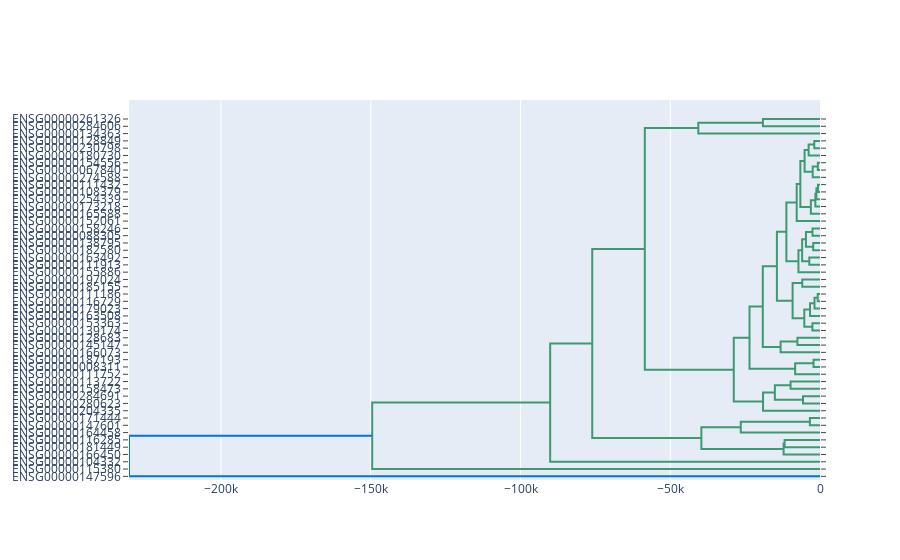

Source (notebook cell):
### Code cell
dendro_side

### Figure 1 — Plotly figure (JSON) as saved in the notebook; plotly's stock layout.template omitted (floating-point values rounded to 4 significant figures)
{"data": [{"hoverinfo": "text", "marker": {"color": "rgb(61,153,112)"}, "mode": "lines", "type": "scatter", "x": [0, -11820.0, -11820.0, 0], "xaxis": "x2", "y": [45, 45, 55, 55], "yaxis": "y"}, {"hoverinfo": "text", "marker": {"color": "rgb(61,153,112)"}, "mode": "lines", "type": "scatter", "x": [0, -12160.0, -12160.0, -11820.0], "xaxis": "x2", "y": [35, 35, 50, 50], "yaxis": "y"}, {"hoverinfo": "text", "marker": {"color": "rgb(61,153,112)"}, "mode": "lines", "type": "scatter", "x": [0, -3374.0, -3374.0, 0], "xaxis": "x2", "y": [75, 75, 85, 85], "yaxis": "y"}, {"hoverinfo": "text", "marker": {"color": "rgb(61,153,112)"}, "mode": "lines", "type": "scatter", "x": [0, -26460.0, -26460.0, -3374.0], "xaxis": "x2", "y": [65, 65, 80, 80], "yaxis": "y"}, {"hoverinfo": "text", "marker": {"color": "rgb(61,153,112)"}, "mode": "lines", "type": "scatter", "x": [-12160.0, -39610.0, -39610.0, -26460.0], "xaxis": "x2", "y": [42.5, 42.5, 72.5, 72.5], "yaxis": "y"}, {"hoverinfo": "text", "marker": {"color": "rgb(61,153,112)"}, "mode": "lines", "type": "scatter", "x": [0, -5673.0, -5673.0, 0], "xaxis": "x2", "y": [105, 105, 115, 115], "yaxis": "y"}, {"hoverinfo": "text", "marker": {"color": "rgb(61,153,112)"}, "mode": "lines", "type": "scatter", "x": [0, -9821.0, -9821.0, 0], "xaxis": "x2", "y": [125, 125, 135, 135], "yaxis": "y"}, {"hoverinfo": "text", "marker": {"color": "rgb(61,153,112)"}, "mode": "lines", "type": "scatter", "x": [-5673.0, -15070.0, -15070.0, -9821.0], "xaxis": "x2", "y": [110, 110, 130, 130], "yaxis": "y"}, {"hoverinfo": "text", "marker": {"color": "rgb(61,153,112)"}, "mode": "lines", "type": "scatter", "x": [0, -19020.0, -19020.0, -15070.0], "xaxis": "x2", "y": [95, 95, 120, 120], "yaxis": "y"}, {"hoverinfo": "text", "marker": {"color": "rgb(61,153,112)"}, "mode": "lines", "type": "scatter", "x": [0, -2151.0, -2151.0, 0], "xaxis": "x2", "y": [155, 155, 165, 165], "yaxis": "y"}, {"hoverinfo": "text", "marker": {"color": "rgb(61,153,112)"}, "mode": "lines", "type": "scatter", "x": [0, -8302.0, -8302.0, -2151.0], "xaxis": "x2", "y": [145, 145, 160, 160], "yaxis": "y"}, {"hoverinfo": "text", "marker": {"color": "rgb(61,153,112)"}, "mode": "lines", "type": "scatter", "x": [0, -7539.0, -7539.0, 0], "xaxis": "x2", "y": [185, 185, 195, 195], "yaxis": "y"}, {"hoverinfo": "text", "marker": {"color": "rgb(61,153,112)"}, "mode": "lines", "type": "scatter", "x": [0, -13160.0, -13160.0, -7539.0], "xaxis": "x2", "y": [175, 175, 190, 190], "yaxis": "y"}, {"hoverinfo": "text", "marker": {"color": "rgb(61,153,112)"}, "mode": "lines", "type": "scatter", "x": [0, -2528.0, -2528.0, 0], "xaxis": "x2", "y": [205, 205, 215, 215], "yaxis": "y"}, {"hoverinfo": "text", "marker": {"color": "rgb(61,153,112)"}, "mode": "lines", "type": "scatter", "x": [0, -767.5, -767.5, 0], "xaxis": "x2", "y": [245, 245, 255, 255], "yaxis": "y"}, {"hoverinfo": "text", "marker": {"color": "rgb(61,153,112)"}, "mode": "lines", "type": "scatter", "x": [0, -1836.0, -1836.0, -767.5], "xaxis": "x2", "y": [235, 235, 250, 250], "yaxis": "y"}, {"hoverinfo": "text", "marker": {"color": "rgb(61,153,112)"}, "mode": "lines", "type": "scatter", "x": [0, -3327.0, -3327.0, -1836.0], "xaxis": "x2", "y": [225, 225, 242.5, 242.5], "yaxis": "y"}, {"hoverinfo": "text", "marker": {"color": "rgb(61,153,112)"}, "mode": "lines", "type": "scatter", "x": [-2528.0, -5244.0, -5244.0, -3327.0], "xaxis": "x2", "y": [210, 210, 233.8, 233.8], "yaxis": "y"}, {"hoverinfo": "text", "marker": {"color": "rgb(61,153,112)"}, "mode": "lines", "type": "scatter", "x": [0, -5927.0, -5927.0, 0], "xaxis": "x2", "y": [265, 265, 275, 275], "yaxis": "y"}, {"hoverinfo": "text", "marker": {"color": "rgb(61,153,112)"}, "mode": "lines", "type": "scatter", "x": [-5244.0, -9145.0, -9145.0, -5927.0], "xaxis": "x2", "y": [221.9, 221.9, 270, 270], "yaxis": "y"}, {"hoverinfo": "text", "marker": {"color": "rgb(61,153,112)"}, "mode": "lines", "type": "scatter", "x": [0, -3572.0, -3572.0, 0], "xaxis": "x2", "y": [295, 295, 305, 305], "yaxis": "y"}, {"hoverinfo": "text", "marker": {"color": "rgb(61,153,112)"}, "mode": "lines", "type": "scatter", "x": [0, -2260.0, -2260.0, 0], "xaxis": "x2", "y": [315, 315, 325, 325], "yaxis": "y"}, {"hoverinfo": "text", "marker": {"color": "rgb(61,153,112)"}, "mode": "lines", "type": "scatter", "x": [0, -2505.0, -2505.0, 0], "xaxis": "x2", "y": [335, 335, 345, 345], "yaxis": "y"}, {"hoverinfo": "text", "marker": {"color": "rgb(61,153,112)"}, "mode": "lines", "type": "scatter", "x": [-2260.0, -4691.0, -4691.0, -2505.0], "xaxis": "x2", "y": [320, 320, 340, 340], "yaxis": "y"}, {"hoverinfo": "text", "marker": {"color": "rgb(61,153,112)"}, "mode": "lines", "type": "scatter", "x": [-3572.0, -5964.0, -5964.0, -4691.0], "xaxis": "x2", "y": [300, 300, 330, 330], "yaxis": "y"}, {"hoverinfo": "text", "marker": {"color": "rgb(61,153,112)"}, "mode": "lines", "type": "scatter", "x": [0, -7199.0, -7199.0, -5964.0], "xaxis": "x2", "y": [285, 285, 315, 315], "yaxis": "y"}, {"hoverinfo": "text", "marker": {"color": "rgb(61,153,112)"}, "mode": "lines", "type": "scatter", "x": [0, -685.5, -685.5, 0], "xaxis": "x2", "y": [395, 395, 405, 405], "yaxis": "y"}, {"hoverinfo": "text", "marker": {"color": "rgb(61,153,112)"}, "mode": "lines", "type": "scatter", "x": [0, -1209.0, -1209.0, -685.5], "xaxis": "x2", "y": [385, 385, 400, 400], "yaxis": "y"}, {"hoverinfo": "text", "marker": {"color": "rgb(61,153,112)"}, "mode": "lines", "type": "scatter", "x": [0, -1543.0, -1543.0, -1209.0], "xaxis": "x2", "y": [375, 375, 392.5, 392.5], "yaxis": "y"}, {"hoverinfo": "text", "marker": {"color": "rgb(61,153,112)"}, "mode": "lines", "type": "scatter", "x": [0, -3053.0, -3053.0, -1543.0], "xaxis": "x2", "y": [365, 365, 383.8, 383.8], "yaxis": "y"}, {"hoverinfo": "text", "marker": {"color": "rgb(61,153,112)"}, "mode": "lines", "type": "scatter", "x": [0, -720.7, -720.7, 0], "xaxis": "x2", "y": [425, 425, 435, 435], "yaxis": "y"}, {"hoverinfo": "text", "marker": {"color": "rgb(61,153,112)"}, "mode": "lines", "type": "scatter", "x": [0, -2437.0, -2437.0, -720.7], "xaxis": "x2", "y": [415, 415, 430, 430], "yaxis": "y"}, {"hoverinfo": "text", "marker": {"color": "rgb(61,153,112)"}, "mode": "lines", "type": "scatter", "x": [0, -1907.0, -1907.0, 0], "xaxis": "x2", "y": [455, 455, 465, 465], "yaxis": "y"}, {"hoverinfo": "text", "marker": {"color": "rgb(61,153,112)"}, "mode": "lines", "type": "scatter", "x": [0, -3793.0, -3793.0, -1907.0], "xaxis": "x2", "y": [445, 445, 460, 460], "yaxis": "y"}, {"hoverinfo": "text", "marker": {"color": "rgb(61,153,112)"}, "mode": "lines", "type": "scatter", "x": [-2437.0, -5142.0, -5142.0, -3793.0], "xaxis": "x2", "y": [422.5, 422.5, 452.5, 452.5], "yaxis": "y"}, {"hoverinfo": "text", "marker": {"color": "rgb(61,153,112)"}, "mode": "lines", "type": "scatter", "x": [-3053.0, -6564.0, -6564.0, -5142.0], "xaxis": "x2", "y": [374.4, 374.4, 437.5, 437.5], "yaxis": "y"}, {"hoverinfo": "text", "marker": {"color": "rgb(61,153,112)"}, "mode": "lines", "type": "scatter", "x": [0, -7778.0, -7778.0, -6564.0], "xaxis": "x2", "y": [355, 355, 405.9, 405.9], "yaxis": "y"}, {"hoverinfo": "text", "marker": {"color": "rgb(61,153,112)"}, "mode": "lines", "type": "scatter", "x": [-7199.0, -11230.0, -11230.0, -7778.0], "xaxis": "x2", "y": [300, 300, 380.5, 380.5], "yaxis": "y"}, {"hoverinfo": "text", "marker": {"color": "rgb(61,153,112)"}, "mode": "lines", "type": "scatter", "x": [-9145.0, -14390.0, -14390.0, -11230.0], "xaxis": "x2", "y": [245.9, 245.9, 340.2, 340.2], "yaxis": "y"}, {"hoverinfo": "text", "marker": {"color": "rgb(61,153,112)"}, "mode": "lines", "type": "scatter", "x": [-13160.0, -19110.0, -19110.0, -14390.0], "xaxis": "x2", "y": [182.5, 182.5, 293.1, 293.1], "yaxis": "y"}, {"hoverinfo": "text", "marker": {"color": "rgb(61,153,112)"}, "mode": "lines", "type": "scatter", "x": [-8302.0, -23540.0, -23540.0, -19110.0], "xaxis": "x2", "y": [152.5, 152.5, 237.8, 237.8], "yaxis": "y"}, {"hoverinfo": "text", "marker": {"color": "rgb(61,153,112)"}, "mode": "lines", "type": "scatter", "x": [-19020.0, -28800.0, -28800.0, -23540.0], "xaxis": "x2", "y": [107.5, 107.5, 195.1, 195.1], "yaxis": "y"}, {"hoverinfo": "text", "marker": {"color": "rgb(61,153,112)"}, "mode": "lines", "type": "scatter", "x": [0, -19060.0, -19060.0, 0], "xaxis": "x2", "y": [485, 485, 495, 495], "yaxis": "y"}, {"hoverinfo": "text", "marker": {"color": "rgb(61,153,112)"}, "mode": "lines", "type": "scatter", "x": [0, -40640.0, -40640.0, -19060.0], "xaxis": "x2", "y": [475, 475, 490, 490], "yaxis": "y"}, {"hoverinfo": "text", "marker": {"color": "rgb(61,153,112)"}, "mode": "lines", "type": "scatter", "x": [-28800.0, -58500.0, -58500.0, -40640.0], "xaxis": "x2", "y": [151.3, 151.3, 482.5, 482.5], "yaxis": "y"}, {"hoverinfo": "text", "marker": {"color": "rgb(61,153,112)"}, "mode": "lines", "type": "scatter", "x": [-39610.0, -76050.0, -76050.0, -58500.0], "xaxis": "x2", "y": [57.5, 57.5, 316.9, 316.9], "yaxis": "y"}, {"hoverinfo": "text", "marker": {"color": "rgb(61,153,112)"}, "mode": "lines", "type": "scatter", "x": [0, -90100.0, -90100.0, -76050.0], "xaxis": "x2", "y": [25, 25, 187.2, 187.2], "yaxis": "y"}, {"hoverinfo": "text", "marker": {"color": "rgb(61,153,112)"}, "mode": "lines", "type": "scatter", "x": [0, -149500.0, -149500.0, -90100.0], "xaxis": "x2", "y": [15, 15, 106.1, 106.1], "yaxis": "y"}, {"hoverinfo": "text", "marker": {"color": "rgb(0,116,217)"}, "mode": "lines", "type": "scatter", "x": [0, -230700.0, -230700.0, -149500.0], "xaxis": "x2", "y": [5, 5, 60.55, 60.55], "yaxis": "y"}], "layout": {"autosize": false, "height": null, "hovermode": "closest", "showlegend": false, "width": null, "xaxis": {"mirror": "allticks", "rangemode": "tozero", "showgrid": false, "showline": true, "showticklabels": true, "ticks": "outside", "type": "linear", "zeroline": false}, "yaxis": {"mirror": "allticks", "rangemode": "tozero", "showgrid": false, "showline": true, "showticklabels": true, "tickmode": "array", "ticks": "outside", "ticktext": ["ENSG00000147596", "ENSG00000115380", "ENSG00000104332", "ENSG00000166450", "ENSG00000181449", "ENSG00000116285", "ENSG00000164458", "ENSG00000147601", "ENSG00000171444", "ENSG00000204335", "ENSG00000280623", "ENSG00000284691", "ENSG00000158473", "ENSG00000113722", "ENSG00000111752", "ENSG00000008311", "ENSG00000187193", "ENSG00000166073", "ENSG00000145147", "ENSG00000128683", "ENSG00000139174", "ENSG00000153363", "ENSG00000163508", "ENSG00000179023", "ENSG00000116729", "ENSG00000111186", "ENSG00000185155", "ENSG00000197024", "ENSG00000155886", "ENSG00000111913", "ENSG00000163492", "ENSG00000182580", "ENSG00000138795", "ENSG00000088305", "ENSG00000158246", "ENSG00000152061", "ENSG00000165588", "ENSG00000173218", "ENSG00000254339", "ENSG00000108379", "ENSG00000111432", "ENSG00000274588", "ENSG00000067840", "ENSG00000154556", "ENSG00000180730", "ENSG00000230798", "ENSG00000128849", "ENSG00000134363", "ENSG00000284606", "ENSG00000261326"], "tickvals": [5, 15, 25, 35, 45, 55, 65, 75, 85, 95, 105, 115, 125, 135, 145, 155, 165, 175, 185, 195, 205, 215, 225, 235, 245, 255, 265, 275, 285, 295, 305, 315, 325, 335, 345, 355, 365, 375, 385, 395, 405, 415, 425, 435, 445, 455, 465, 475, 485, 495], "type": "linear", "zeroline": false}}}
